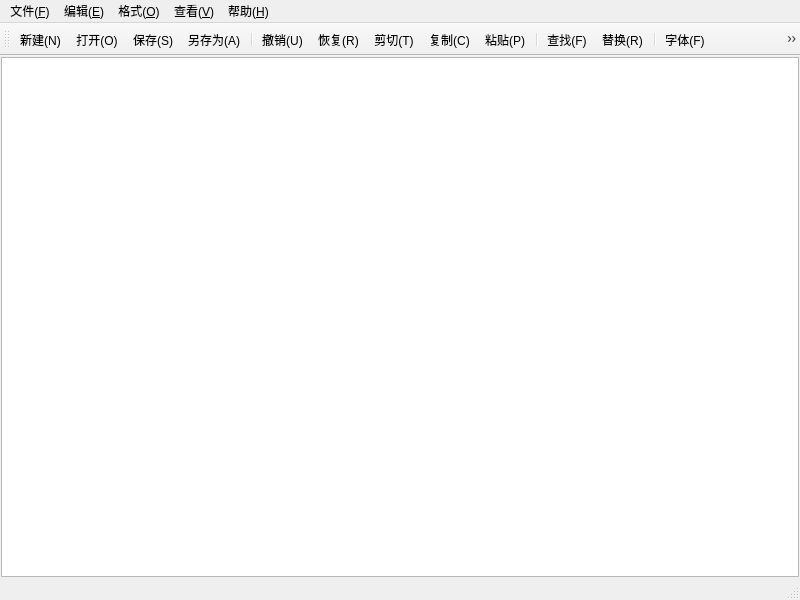
<?xml version="1.0" encoding="UTF-8"?>
<ui version="4.0">
 <class>MainWindow</class>
 <widget class="QMainWindow" name="MainWindow">
  <property name="geometry">
   <rect>
    <x>0</x>
    <y>0</y>
    <width>800</width>
    <height>600</height>
   </rect>
  </property>
  <property name="windowTitle">
   <string>MainWindow</string>
  </property>
  <widget class="QWidget" name="centralwidget">
   <layout class="QVBoxLayout" name="verticalLayout">
    <property name="spacing">
     <number>0</number>
    </property>
    <property name="leftMargin">
     <number>1</number>
    </property>
    <property name="topMargin">
     <number>1</number>
    </property>
    <property name="rightMargin">
     <number>1</number>
    </property>
    <property name="bottomMargin">
     <number>1</number>
    </property>
    <item>
     <widget class="QPlainTextEdit" name="textEdit"/>
    </item>
   </layout>
  </widget>
  <widget class="QMenuBar" name="menubar">
   <property name="geometry">
    <rect>
     <x>0</x>
     <y>0</y>
     <width>800</width>
     <height>18</height>
    </rect>
   </property>
   <widget class="QMenu" name="menu">
    <property name="title">
     <string>文件(&amp;F)</string>
    </property>
    <addaction name="actionNew"/>
    <addaction name="actionOpen"/>
    <addaction name="actionSave"/>
    <addaction name="actionSaveAs"/>
    <addaction name="separator"/>
    <addaction name="actionExit"/>
   </widget>
   <widget class="QMenu" name="menu_E">
    <property name="title">
     <string>编辑(&amp;E)</string>
    </property>
    <addaction name="actionUndo"/>
    <addaction name="actionRedo"/>
    <addaction name="actionCut"/>
    <addaction name="actionCopy"/>
    <addaction name="actionPaste"/>
    <addaction name="separator"/>
    <addaction name="actionFind"/>
    <addaction name="actionReplace"/>
    <addaction name="separator"/>
    <addaction name="actionSelectAll"/>
   </widget>
   <widget class="QMenu" name="menu_O">
    <property name="title">
     <string>格式(&amp;O)</string>
    </property>
    <addaction name="actionWrap"/>
    <addaction name="actionLineNumber"/>
    <addaction name="actionFont"/>
    <addaction name="actionFontColor"/>
    <addaction name="separator"/>
    <addaction name="actionFontBgColor"/>
    <addaction name="actionEditorBgColor"/>
   </widget>
   <widget class="QMenu" name="menu_V">
    <property name="title">
     <string>查看(&amp;V)</string>
    </property>
    <addaction name="actionToolbar"/>
    <addaction name="actionStatusBar"/>
   </widget>
   <widget class="QMenu" name="menu_H">
    <property name="title">
     <string>帮助(&amp;H)</string>
    </property>
    <addaction name="actionAbout"/>
   </widget>
   <addaction name="menu"/>
   <addaction name="menu_E"/>
   <addaction name="menu_O"/>
   <addaction name="menu_V"/>
   <addaction name="menu_H"/>
  </widget>
  <widget class="QStatusBar" name="statusbar"/>
  <widget class="QToolBar" name="toolBar">
   <property name="windowTitle">
    <string>toolBar</string>
   </property>
   <attribute name="toolBarArea">
    <enum>TopToolBarArea</enum>
   </attribute>
   <attribute name="toolBarBreak">
    <bool>false</bool>
   </attribute>
   <addaction name="actionNew"/>
   <addaction name="actionOpen"/>
   <addaction name="actionSave"/>
   <addaction name="actionSaveAs"/>
   <addaction name="separator"/>
   <addaction name="actionUndo"/>
   <addaction name="actionRedo"/>
   <addaction name="actionCut"/>
   <addaction name="actionCopy"/>
   <addaction name="actionPaste"/>
   <addaction name="separator"/>
   <addaction name="actionFind"/>
   <addaction name="actionReplace"/>
   <addaction name="separator"/>
   <addaction name="actionFont"/>
   <addaction name="actionLineNumber"/>
   <addaction name="actionWrap"/>
   <addaction name="separator"/>
   <addaction name="actionToolbar"/>
   <addaction name="actionStatusBar"/>
  </widget>
  <action name="actionNew">
   <property name="icon">
    <iconset resource="notepad.qrc">
     <normaloff>:/img/new.png</normaloff>:/img/new.png</iconset>
   </property>
   <property name="text">
    <string>新建(&amp;N)</string>
   </property>
   <property name="shortcut">
    <string>Ctrl+N</string>
   </property>
   <property name="menuRole">
    <enum>QAction::MenuRole::NoRole</enum>
   </property>
  </action>
  <action name="actionOpen">
   <property name="icon">
    <iconset resource="notepad.qrc">
     <normaloff>:/img/open.png</normaloff>:/img/open.png</iconset>
   </property>
   <property name="text">
    <string>打开(&amp;O)</string>
   </property>
   <property name="shortcut">
    <string>Ctrl+O</string>
   </property>
   <property name="menuRole">
    <enum>QAction::MenuRole::NoRole</enum>
   </property>
  </action>
  <action name="actionSave">
   <property name="icon">
    <iconset resource="notepad.qrc">
     <normaloff>:/img/save.png</normaloff>:/img/save.png</iconset>
   </property>
   <property name="text">
    <string>保存(&amp;S)</string>
   </property>
   <property name="shortcut">
    <string>Ctrl+S</string>
   </property>
   <property name="menuRole">
    <enum>QAction::MenuRole::NoRole</enum>
   </property>
  </action>
  <action name="actionSaveAs">
   <property name="icon">
    <iconset resource="notepad.qrc">
     <normaloff>:/img/save_as.png</normaloff>:/img/save_as.png</iconset>
   </property>
   <property name="text">
    <string>另存为(&amp;A)</string>
   </property>
   <property name="menuRole">
    <enum>QAction::MenuRole::NoRole</enum>
   </property>
  </action>
  <action name="actionExit">
   <property name="icon">
    <iconset resource="notepad.qrc">
     <normaloff>:/img/exit.png</normaloff>:/img/exit.png</iconset>
   </property>
   <property name="text">
    <string>退出(&amp;X)</string>
   </property>
   <property name="menuRole">
    <enum>QAction::MenuRole::NoRole</enum>
   </property>
  </action>
  <action name="actionUndo">
   <property name="icon">
    <iconset resource="notepad.qrc">
     <normaloff>:/img/undo.png</normaloff>:/img/undo.png</iconset>
   </property>
   <property name="text">
    <string>撤销(&amp;U)</string>
   </property>
   <property name="shortcut">
    <string>Ctrl+Z</string>
   </property>
   <property name="menuRole">
    <enum>QAction::MenuRole::NoRole</enum>
   </property>
  </action>
  <action name="actionCut">
   <property name="icon">
    <iconset resource="notepad.qrc">
     <normaloff>:/img/cut.png</normaloff>:/img/cut.png</iconset>
   </property>
   <property name="text">
    <string>剪切(&amp;T)</string>
   </property>
   <property name="shortcut">
    <string>Ctrl+X</string>
   </property>
   <property name="menuRole">
    <enum>QAction::MenuRole::NoRole</enum>
   </property>
  </action>
  <action name="actionCopy">
   <property name="icon">
    <iconset resource="notepad.qrc">
     <normaloff>:/img/copy.png</normaloff>:/img/copy.png</iconset>
   </property>
   <property name="text">
    <string>复制(&amp;C)</string>
   </property>
   <property name="shortcut">
    <string>Ctrl+C</string>
   </property>
   <property name="menuRole">
    <enum>QAction::MenuRole::NoRole</enum>
   </property>
  </action>
  <action name="actionRedo">
   <property name="icon">
    <iconset resource="notepad.qrc">
     <normaloff>:/img/redo.png</normaloff>:/img/redo.png</iconset>
   </property>
   <property name="text">
    <string>恢复(&amp;R)</string>
   </property>
   <property name="shortcut">
    <string>Ctrl+Shift+Z</string>
   </property>
   <property name="menuRole">
    <enum>QAction::MenuRole::NoRole</enum>
   </property>
  </action>
  <action name="actionPaste">
   <property name="icon">
    <iconset resource="notepad.qrc">
     <normaloff>:/img/paste.png</normaloff>:/img/paste.png</iconset>
   </property>
   <property name="text">
    <string>粘贴(&amp;P)</string>
   </property>
   <property name="shortcut">
    <string>Ctrl+V</string>
   </property>
   <property name="menuRole">
    <enum>QAction::MenuRole::NoRole</enum>
   </property>
  </action>
  <action name="actionSelectAll">
   <property name="icon">
    <iconset resource="notepad.qrc">
     <normaloff>:/img/select_all.png</normaloff>:/img/select_all.png</iconset>
   </property>
   <property name="text">
    <string>全选(&amp;A)</string>
   </property>
   <property name="shortcut">
    <string>Ctrl+A</string>
   </property>
   <property name="menuRole">
    <enum>QAction::MenuRole::NoRole</enum>
   </property>
  </action>
  <action name="actionFind">
   <property name="icon">
    <iconset resource="notepad.qrc">
     <normaloff>:/img/find.png</normaloff>:/img/find.png</iconset>
   </property>
   <property name="text">
    <string>查找(&amp;F)</string>
   </property>
   <property name="shortcut">
    <string>Ctrl+F</string>
   </property>
   <property name="menuRole">
    <enum>QAction::MenuRole::NoRole</enum>
   </property>
  </action>
  <action name="actionReplace">
   <property name="icon">
    <iconset resource="notepad.qrc">
     <normaloff>:/img/replace.png</normaloff>:/img/replace.png</iconset>
   </property>
   <property name="text">
    <string>替换(&amp;R)</string>
   </property>
   <property name="shortcut">
    <string>Ctrl+H</string>
   </property>
   <property name="menuRole">
    <enum>QAction::MenuRole::NoRole</enum>
   </property>
  </action>
  <action name="actionGoto">
   <property name="icon">
    <iconset resource="notepad.qrc">
     <normaloff>:/img/goto.png</normaloff>:/img/goto.png</iconset>
   </property>
   <property name="text">
    <string>转到(&amp;G)</string>
   </property>
   <property name="shortcut">
    <string>Ctrl+G</string>
   </property>
   <property name="menuRole">
    <enum>QAction::MenuRole::NoRole</enum>
   </property>
  </action>
  <action name="actionFont">
   <property name="icon">
    <iconset resource="notepad.qrc">
     <normaloff>:/img/font_setting.png</normaloff>:/img/font_setting.png</iconset>
   </property>
   <property name="text">
    <string>字体(&amp;F)</string>
   </property>
   <property name="menuRole">
    <enum>QAction::MenuRole::NoRole</enum>
   </property>
  </action>
  <action name="actionPrint">
   <property name="icon">
    <iconset resource="notepad.qrc">
     <normaloff>:/img/print.png</normaloff>:/img/print.png</iconset>
   </property>
   <property name="text">
    <string>打印(&amp;P)</string>
   </property>
   <property name="shortcut">
    <string>Ctrl+P</string>
   </property>
   <property name="menuRole">
    <enum>QAction::MenuRole::NoRole</enum>
   </property>
  </action>
  <action name="actionWrap">
   <property name="checkable">
    <bool>true</bool>
   </property>
   <property name="icon">
    <iconset resource="notepad.qrc">
     <normaloff>:/img/word_wrap.png</normaloff>:/img/word_wrap.png</iconset>
   </property>
   <property name="text">
    <string>自动换行(&amp;W)</string>
   </property>
   <property name="menuRole">
    <enum>QAction::MenuRole::NoRole</enum>
   </property>
  </action>
  <action name="actionToolbar">
   <property name="checkable">
    <bool>true</bool>
   </property>
   <property name="icon">
    <iconset resource="notepad.qrc">
     <normaloff>:/img/toolbar.png</normaloff>:/img/toolbar.png</iconset>
   </property>
   <property name="text">
    <string>工具栏(&amp;T)</string>
   </property>
   <property name="menuRole">
    <enum>QAction::MenuRole::NoRole</enum>
   </property>
  </action>
  <action name="actionStatusBar">
   <property name="checkable">
    <bool>true</bool>
   </property>
   <property name="icon">
    <iconset resource="notepad.qrc">
     <normaloff>:/img/statusbar.png</normaloff>:/img/statusbar.png</iconset>
   </property>
   <property name="text">
    <string>状态栏(&amp;S)</string>
   </property>
   <property name="menuRole">
    <enum>QAction::MenuRole::NoRole</enum>
   </property>
  </action>
  <action name="actionLineNumber">
   <property name="checkable">
    <bool>true</bool>
   </property>
   <property name="icon">
    <iconset resource="notepad.qrc">
     <normaloff>:/img/line_number.png</normaloff>:/img/line_number.png</iconset>
   </property>
   <property name="text">
    <string>显示行号(&amp;L)</string>
   </property>
   <property name="menuRole">
    <enum>QAction::MenuRole::NoRole</enum>
   </property>
  </action>
  <action name="actionFontColor">
   <property name="text">
    <string>字体颜色</string>
   </property>
   <property name="menuRole">
    <enum>QAction::MenuRole::NoRole</enum>
   </property>
  </action>
  <action name="actionFontBgColor">
   <property name="text">
    <string>字体背景色</string>
   </property>
   <property name="menuRole">
    <enum>QAction::MenuRole::NoRole</enum>
   </property>
  </action>
  <action name="actionEditorBgColor">
   <property name="text">
    <string>编辑器背景色</string>
   </property>
   <property name="menuRole">
    <enum>QAction::MenuRole::NoRole</enum>
   </property>
  </action>
  <action name="actionAbout">
   <property name="text">
    <string>关于(&amp;A)</string>
   </property>
   <property name="menuRole">
    <enum>QAction::MenuRole::NoRole</enum>
   </property>
  </action>
 </widget>
 <resources>
  <include location="notepad.qrc"/>
 </resources>
 <connections/>
</ui>
